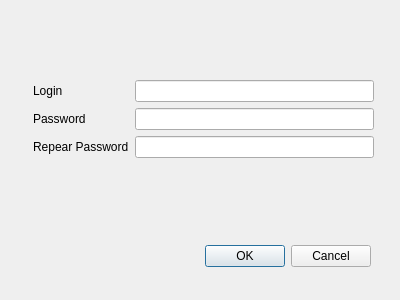
<?xml version="1.0" encoding="UTF-8"?>
<ui version="4.0">
 <class>Registration_window</class>
 <widget class="QDialog" name="Registration_window">
  <property name="geometry">
   <rect>
    <x>0</x>
    <y>0</y>
    <width>400</width>
    <height>300</height>
   </rect>
  </property>
  <property name="windowTitle">
   <string>Dialog</string>
  </property>
  <widget class="QDialogButtonBox" name="buttonBox">
   <property name="geometry">
    <rect>
     <x>30</x>
     <y>240</y>
     <width>341</width>
     <height>32</height>
    </rect>
   </property>
   <property name="orientation">
    <enum>Qt::Horizontal</enum>
   </property>
   <property name="standardButtons">
    <set>QDialogButtonBox::Cancel|QDialogButtonBox::Ok</set>
   </property>
  </widget>
  <widget class="QWidget" name="formLayoutWidget">
   <property name="geometry">
    <rect>
     <x>33</x>
     <y>80</y>
     <width>341</width>
     <height>89</height>
    </rect>
   </property>
   <layout class="QFormLayout" name="formLayout">
    <item row="0" column="0">
     <widget class="QLabel" name="label">
      <property name="text">
       <string>Login</string>
      </property>
     </widget>
    </item>
    <item row="1" column="0">
     <widget class="QLabel" name="label_2">
      <property name="text">
       <string>Password</string>
      </property>
     </widget>
    </item>
    <item row="2" column="0">
     <widget class="QLabel" name="label_3">
      <property name="text">
       <string>Repear Password</string>
      </property>
     </widget>
    </item>
    <item row="0" column="1">
     <widget class="QLineEdit" name="lineLogin"/>
    </item>
    <item row="1" column="1">
     <widget class="QLineEdit" name="linePassword">
      <property name="echoMode">
       <enum>QLineEdit::Password</enum>
      </property>
     </widget>
    </item>
    <item row="2" column="1">
     <widget class="QLineEdit" name="linePassword2">
      <property name="echoMode">
       <enum>QLineEdit::Password</enum>
      </property>
     </widget>
    </item>
   </layout>
  </widget>
 </widget>
 <resources/>
 <connections>
  <connection>
   <sender>buttonBox</sender>
   <signal>accepted()</signal>
   <receiver>Registration_window</receiver>
   <slot>accept()</slot>
   <hints>
    <hint type="sourcelabel">
     <x>248</x>
     <y>254</y>
    </hint>
    <hint type="destinationlabel">
     <x>157</x>
     <y>274</y>
    </hint>
   </hints>
  </connection>
  <connection>
   <sender>buttonBox</sender>
   <signal>rejected()</signal>
   <receiver>Registration_window</receiver>
   <slot>reject()</slot>
   <hints>
    <hint type="sourcelabel">
     <x>316</x>
     <y>260</y>
    </hint>
    <hint type="destinationlabel">
     <x>286</x>
     <y>274</y>
    </hint>
   </hints>
  </connection>
 </connections>
</ui>
